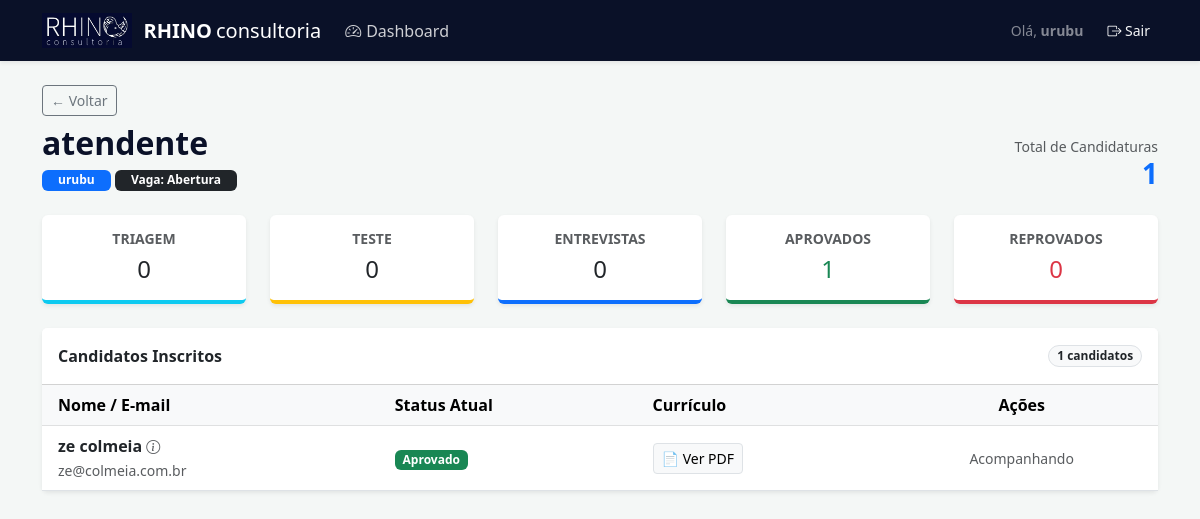
Page /vaga/10/ (signed in) on the earlier database version.
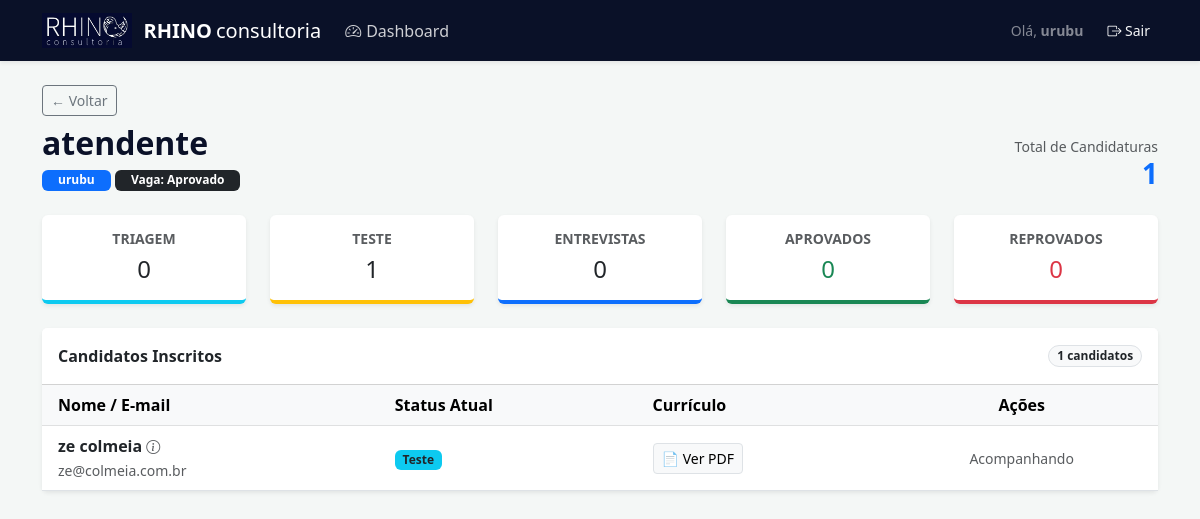
Same page on the later database version.
### core/models.py (models this page shows, shortened)
class Vaga(models.Model):
    STATUS_CHOICES = [
        ('abertura', 'Abertura'),
        ('candidatura', 'Candidatura'),
        ('teste', 'Teste'),
        ('ent_recrutador', 'Entrevista Recrutador'),
        ('ent_gestor', 'Entrevista Gestor'),
        ('aprovado', 'Aprovado'),
        ('reprovado', 'Reprovado'),
    ]
    titulo = models.CharField(max_length=200)
    cliente = models.ForeignKey(Cliente, on_delete=models.CASCADE)
    descricao = models.TextField()
    status = models.CharField(max_length=20, choices=STATUS_CHOICES, default='abertura')
    criado_em = models.DateTimeField(auto_now_add=True)

class Candidato(models.Model):
    nome = models.CharField(max_length=200)
    email = models.EmailField(unique=True)
    vaga = models.ForeignKey(Vaga, on_delete=models.CASCADE, related_name='candidatos')
    curriculo = models.FileField(upload_to='curriculos/')
    status_candidato = models.CharField(max_length=20, default='Triagem')

class Cliente(models.Model):
    nome = models.CharField(max_length=100)
    cnpj = models.CharField(max_length=18, unique=True)
    logo = models.ImageField(upload_to='logos/', null=True, blank=True)
    usuario = models.OneToOneField(
        User,
        on_delete=models.CASCADE,
        related_name='cliente_perfil',
        null=True,
        blank=True
    )

### core/views.py (the view)
# urls.py: path('vaga/<int:vaga_id>/', views.detalhes_vaga, name='detalhes_vaga'),
@login_required
def detalhes_vaga(request, vaga_id):
    vaga = get_object_or_404(Vaga, id=vaga_id)
    if not request.user.is_superuser:
        if vaga.cliente != getattr(request.user, 'cliente_perfil', None):
            return redirect('dashboard')
    candidatos = vaga.candidatos.all().prefetch_related('historicos')
    contagem = {
        'triagem': candidatos.filter(status_candidato='Triagem').count(),
        'teste': candidatos.filter(status_candidato='Teste').count(),
        'entrevistas': candidatos.filter(status_candidato__icontains='Entrevista').count(),
        'aprovados': candidatos.filter(status_candidato='Aprovado').count(),
        'reprovados': candidatos.filter(status_candidato='Reprovado').count(),
    }
    return render(request, 'core/detalhes_vaga.html', {
        'vaga': vaga,
        'candidatos': candidatos,
        'total_inscritos': candidatos.count(),
        'contagem': contagem,
    })

### core/templates/core/detalhes_vaga.html (shortened to what the changed rows need)
{% extends 'core/base.html' %} {% block content %}
<div class="mb-4 d-flex justify-content-between align-items-end">
  <div>
    <a
      href="{% url 'dashboard' %}"
      class="btn btn-sm btn-outline-secondary mb-2"
      >← Voltar</a
    >
    <h2 class="fw-bold m-0" style="color: #0a1128">{{ vaga.titulo }}</h2>
    <div class="mt-1">
      <span class="badge bg-primary px-3">{{ vaga.cliente.nome }}</span>
      <span class="badge bg-dark px-3"
        >Vaga: {{ vaga.get_status_display }}</span
      >
    </div>
  </div>
</div>
<div class="row mb-4">
  <div class="col">
    <div
      class="card border-0 shadow-sm text-center p-3 border-bottom border-warning border-4"
    >
      <h6 class="text-muted small fw-bold">TESTE</h6>
      <h4 class="m-0">{{ contagem.teste|default:0 }}</h4>
    </div>
  </div>
  <div class="col">
    <div
      class="card border-0 shadow-sm text-center p-3 border-bottom border-success border-4"
    >
      <h6 class="text-muted small fw-bold text-success">APROVADOS</h6>
      <h4 class="m-0 text-success">{{ contagem.aprovados|default:0 }}</h4>
    </div>
  </div>
</div>
<div class="card shadow-sm border-0">
  <div class="card-body p-0">
    <table class="table table-hover align-middle mb-0">
      <thead class="table-light">
        <tr>
          <th class="ps-3">Nome / E-mail</th>
          <th>Status Atual</th>
          <th>Currículo</th>
          <th class="text-center">Ações</th>
        </tr>
      </thead>
      <tbody>
        {% for c in candidatos %}
        <tr>
          <td class="ps-3">
            <a
              href="#"
              class="text-decoration-none fw-bold text-dark"
              data-bs-toggle="modal"
              data-bs-target="#modalCandidato{{ c.id }}"
            >
              {{ c.nome }}
              <i class="bi bi-info-circle small text-muted"></i> </a
            ><br />
            <small class="text-muted">{{ c.email }}</small>
          </td>
          <td>
            <span
              class="badge {% if c.status_candidato == 'Aprovado' %}bg-success{% elif c.status_candidato == 'Reprovado' %}bg-danger{% else %}bg-info text-dark{% endif %}"
            >
              {{ c.status_candidato }}
            </span>
          </td>
          <td>
            {% if c.curriculo %}
            <a
              href="{{ c.curriculo.url }}"
              target="_blank"
              class="btn btn-sm btn-light border"
              >📄 Ver PDF</a
            >
            {% else %}
            <span class="text-muted small">Sem arquivo</span>
            {% endif %}
          </td>
          <td class="text-center">
            {% if user.is_superuser %}
            <div class="dropdown">
              <button
                class="btn btn-sm btn-rhino dropdown-toggle px-3"
                type="button"
                data-bs-toggle="dropdown"
              >
                Gerenciar
              </button>
              <ul class="dropdown-menu shadow border-0">
                <li>
                  <a
                    class="dropdown-item"
                    href="{% url 'mudar_status_candidato' c.id 'Teste' %}"
                    >Mover para Teste</a
                  >
                </li>
                <li>
                  <a
                    class="dropdown-item"
                    href="{% url 'mudar_status_candidato' c.id 'Entrevista RH' %}"
                    >Entrevista RH</a
                  >
                </li>
                <li>
                  <a
                    class="dropdown-item"
                    href="{% url 'mudar_status_candidato' c.id 'Entrevista Gestor' %}"
                    >Entrevista Gestor</a
                  >
                </li>
                <li><hr class="dropdown-divider" /></li>
                <li>
                  <a
                    class="dropdown-item text-success fw-bold"
                    href="{% url 'mudar_status_candidato' c.id 'Aprovado' %}"
                    >Aprovar</a
                  >
                </li>
                <li>
                  <a
                    class="dropdown-item text-danger"
                    href="{% url 'mudar_status_candidato' c.id 'Reprovado' %}"
                    >Reprovado</a
                  >
                </li>
              </ul>
            </div>
            {% else %}
            <span class="text-muted small">Acompanhando</span>
            {% endif %}
          </td>
        </tr>
        {% empty %}
        <tr>
          <td colspan="4" class="text-center p-5 text-muted">
            Nenhum candidato inscrito.
          </td>
        </tr>
        {% endfor %}
      </tbody>
    </table>
  </div>
</div>
 {% endblock %}

Differences in the rows shown:
changed Vaga "atendente": status "Abertura" → "Aprovado"
changed Candidato "ze colmeia": status_candidato "Aprovado" → "Teste"
Other differences:
{{ contagem.teste|default:0 }}: "0" → "1"
{{ contagem.aprovados|default:0 }}: "1" → "0"
